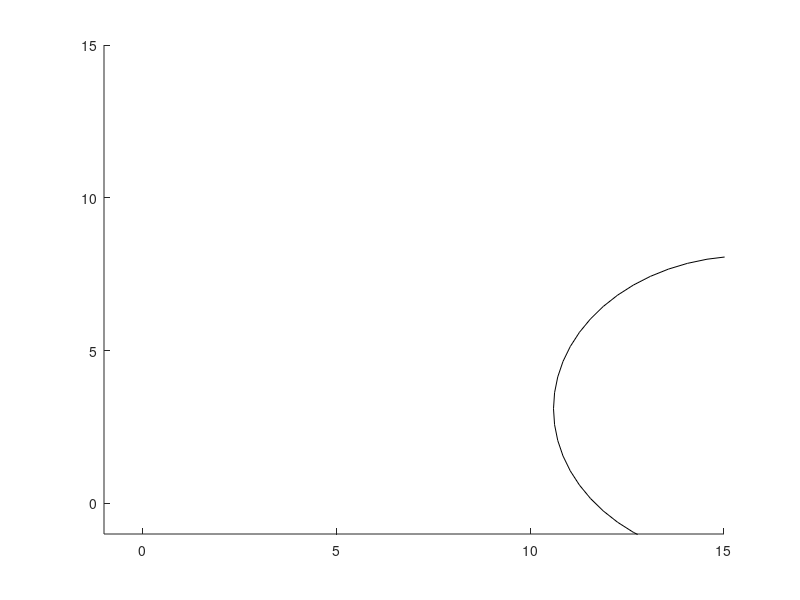

Recreate this plot in MATLAB. (Note: this script raises an error after producing the figure.)
close all;
clear;
clc;

%% figure
% fig1 = figure(1);
% ax1 = axes('Parent', fig1, 'xlim', [-5, 5], 'ylim', [-5, 5], 'zlim', [0, 5]);
% view(ax1, 3);
% grid on;
% hold(ax1, 'on');

fig2 = figure(2);
ax2 = axes('Parent', fig2, 'xlim', [-1, 15], 'ylim', [-1, 15]);
hold(ax2, 'on');

%%
% objectMatrix = makehgtform('translate', [1, 1, 1]);
% ht1 = hgtransform('Parent', ax1, 'Matrix', objectMatrix);
% [x, y, z] = sphere(10);
% 
% surf('Parent', ht1, x, y, z);



%%
H = 15;

dt = 0.05;
start = [0; 0; 0];
goal = [2; 5; 0];

problem.xinit = [start; zeros(2, 1)];
problem.x0 = repmat([start; zeros(2, 1)], H, 1);

obstacles = [15.6, 3.1, 0, 5];

rectangle('Parent', ax2, 'Position', [obstacles(1) - obstacles(4) obstacles(2) - obstacles(4) 2 * obstacles(4) 2 * obstacles(4)], 'Curvature', 1);
ht1 = hgtransform('Parent', ax2);
posMatrix = makehgtform('translate', [start(1:2)', 0]) * makehgtform('zrotate', start(3));
set(ht1, 'Matrix', posMatrix);
rectangle('Parent', ht1, 'Position', [-0.5, -0.5, 2, 1]);

%% Converting obstacles and fill up

r = 0.1;
L = 0.5;
problem.all_parameters = repmat([dt, r, L, goal', obstacles], 1, H)';

curState = start;
error = 10000;
t = 0;
while 1
    [output, exitflag, info] = diffDrive_MPC(problem);
    curState = output.x02(1:3);
    problem.xinit = output.x02;
    problem.x0 = repmat(output.x02, H, 1);
    
    disp(curState);
    posMatrix = makehgtform('translate', [curState(1:2)', 0]) * makehgtform('zrotate', curState(3));
    set(ht1, 'Matrix', posMatrix);
    %plot(ax2, curState(1), curState(2), 'ro');
    pause(0.3);
    
    oldError = error;
    error = norm(curState - goal);
    if error < 0.1 || oldError <= 0.1 * error
        break;
    end
    t = t + dt;
  
end


